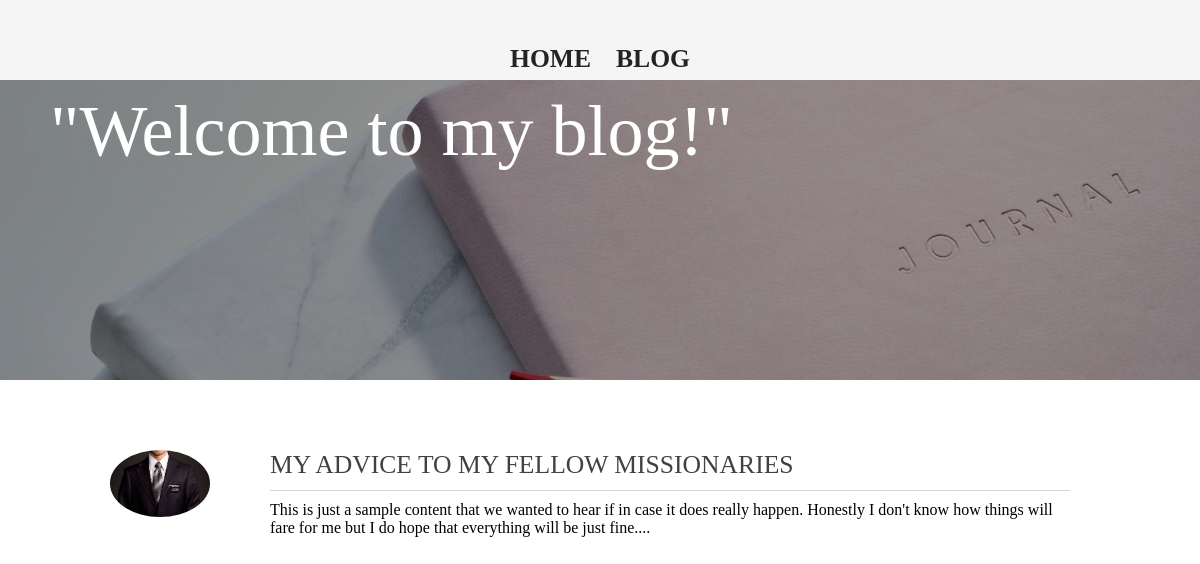
The page /topic/ on the database its author committed.
### blog/models.py (models this page shows, shortened)
class Blog(models.Model):
    title = CharField(max_length=250)
    date = DateField()
    banner = ImageField(upload_to='static/images/article', default='static/images/article/default.jpg')
    thumbnail = ImageField(upload_to='static/images/article', default='static/images/article/default.jpg')
    short_content = TextField(default='such empty...')
    content = TextField()

### blog/views.py (the view)
# urls.py: path('topic/', BlogView.as_view(), name='blog'),
class BlogView(ListView):
    model = Blog
    template_name = 'blog_topic.html'
    context_object_name = 'blog'

### templates/blog_topic.html (shortened to what this page needs)
<!DOCTYPE html>
<html lang="en">
<head>
    {% load static %}
    <link rel="stylesheet" type="text/css" href="{% static 'css/index.css' %}"/>
    <link rel="stylesheet" type="text/css" href="{% static 'css/blog_topic.css' %}"/>
</head>
<body>
    <header>
        <nav>
            <a href="{% url 'home' %}" title="Home">Home</a>
            <a href="{% url 'blog' %}" title="Blog">Blog</a>
        </nav>
    </header>
    <div class="banner"></div>
    <main>
        {% for posts in blog %}
            <div class="blog-item">
                <img src="/{{posts.thumbnail}}"/>
                <div class="content-wrapper">
                    <p class="title">
                        <a href="{% url 'blog_detail' posts.pk %}" title="{{ posts.title }}">{{ posts.title }}</a>
                    </p>
                    <span class="description">
                        {{ posts.short_content }}...
                    </span>
                </div>
            </div>
        {% endfor %}
    </main>
</body>
</html>

### static/css/index.css (style rules this page uses)
* { box-sizing: border-box; padding: 0; margin: 0; }
body { overflow-x: hidden; }
header { position: sticky; top: 0; z-index: 5; display: flex; flex-direction: column; justify-content: flex-end; width: 100%; height: 80px; background: hsla(0, 0%, 96%, 0.95); }
header nav { display: flex; flex-direction: row; justify-content: space-evenly; align-self: center; max-width: 230px; width: 100%; height: 50%; margin: 0 auto; font-family: 'Signika'; }
header nav a { display: inline-block; line-height: 1.5; color: #252321; font-weight: bold; font-size: 1.6rem; text-align: center; text-decoration: none; text-transform: uppercase; }
.banner { position: relative; z-index: -1; max-width: 100%; min-height: 470px; background: url('../images/banner.jpg'); background-position: center; background-size: inherit; background-attachment: fixed; background-repeat: no-repeat; }
.banner:before { position: absolute; left: 0; width: 100%; height: 100%; background: #000; opacity: 0.4; content: ''; }
.banner:after { position: absolute; right: 0; display: inline-block; padding: 10px 50px; color: #ffffff; font-family: 'Coming Soon'; font-size: 4.5rem; content: '"Hi, My name is Judd!"'; }

### static/css/blog_topic.css (style rules this page uses)
* { box-sizing: border-box; margin: 0; padding: 0; }
.banner { position: relative; z-index: -1; max-width: 100%; min-height: 300px; background: url('../images/blog_banner.jpg'); background-position: center; background-size: cover; background-attachment: fixed; background-repeat: no-repeat; }
.banner:before { position: absolute; left: 0; width: 100%; height: 100%; background: #000; opacity: 0.4; content: ''; }
.banner:after { position: absolute; left: 0; display: inline-block; padding: 10px 50px; color: #ffffff; font-family: 'Coming Soon'; font-size: 4.5rem; content: '"Welcome to my blog!"'; }
main { padding: 10px; }
main .blog-item { position: relative; display: block; max-width: 1000px; width: 100%; min-height: 100px; max-height: 1000px; padding: 10px; margin: 50px auto 0 auto; }
main .blog-item img { display: inline-block; vertical-align: top; max-width: 100px; border-radius: 50% 50%; }
main .blog-item .content-wrapper { position: absolute; right: 30px; display: inline-block; max-width: 800px; min-height: 100px; max-height: 1000px; vertical-align: top; margin-left: 30px; }
main .blog-item .content-wrapper .title { margin-bottom: 10px; font-family: 'Signika'; font-size: 1.6rem; text-transform: uppercase; }
main .blog-item .content-wrapper .title a { color: #414141; text-decoration: none; }
main .blog-item .content-wrapper .title:after { display: block; width: 100%; height: 1px; margin-top: 10px; background: #d8d4d3; content: ''; }
main .blog-item .content-wrapper .description { font-family: 'Signika'; font-size: 1rem; }

### rows shown on the page
Blog: thumbnail (picture), title "MY ADVICE TO MY FELLOW MISSIONARIES", short_content "This is just a sample content that we wanted to hear if in case it does really happen. Honestly I don't know how things will fare for me but I do hope that everything will be just fine."
